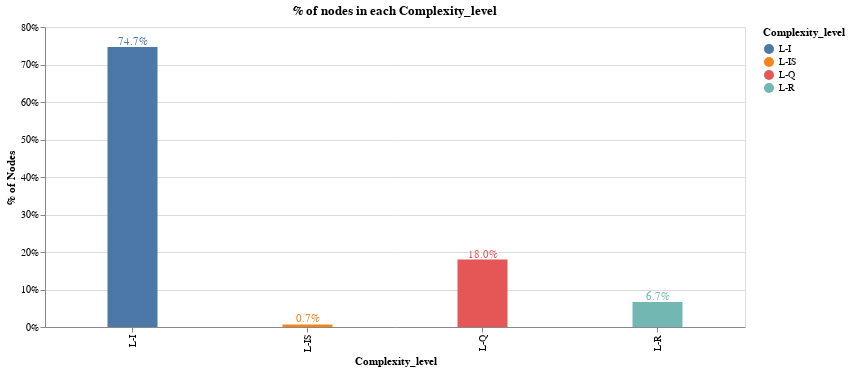

Notebook code cell kept with this figure:
### Markdown cell above
### % of articles in each category

### Code cell
df['id'] = 1
df2 = pd.DataFrame(df.groupby('Complexity_level').count()['id']).reset_index()

bars = alt.Chart(df2).mark_bar(size=50).encode(
    x=alt.X('Complexity_level'),
    y=alt.Y('PercentOfTotal:Q', axis=alt.Axis(format='.0%', title='% of Nodes')),
    color='Complexity_level'
).transform_window(
    TotalNodes='sum(id)',
    frame=[None, None]
).transform_calculate(
    PercentOfTotal="datum.id / datum.TotalNodes"
)

text = bars.mark_text(
    align='center',
    baseline='bottom',
    #dx=5  # Nudges text to right so it doesn't appear on top of the bar
).encode(
    text=alt.Text('PercentOfTotal:Q', format='.1%')
)

(bars + text).interactive().properties(
    height=300, 
    width=700,
    title = "% of nodes in each Complexity_level",
)

### Figure 1 — Vega-Lite specification as saved in the notebook (floating-point values rounded to 4 significant figures)
{"config": {"view": {"continuousWidth": 400, "continuousHeight": 300}}, "layer": [{"mark": {"type": "bar", "size": 50}, "encoding": {"color": {"type": "nominal", "field": "Complexity_level"}, "x": {"type": "nominal", "field": "Complexity_level"}, "y": {"type": "quantitative", "axis": {"format": ".0%", "title": "% of Nodes"}, "field": "PercentOfTotal"}}, "selection": {"selector004": {"type": "interval", "bind": "scales", "encodings": ["x", "y"]}}, "transform": [{"window": [{"op": "sum", "field": "id", "as": "TotalNodes"}], "frame": [null, null]}, {"calculate": "datum.id / datum.TotalNodes", "as": "PercentOfTotal"}]}, {"mark": {"type": "text", "align": "center", "baseline": "bottom"}, "encoding": {"color": {"type": "nominal", "field": "Complexity_level"}, "text": {"type": "quantitative", "field": "PercentOfTotal", "format": ".1%"}, "x": {"type": "nominal", "field": "Complexity_level"}, "y": {"type": "quantitative", "axis": {"format": ".0%", "title": "% of Nodes"}, "field": "PercentOfTotal"}}, "transform": [{"window": [{"op": "sum", "field": "id", "as": "TotalNodes"}], "frame": [null, null]}, {"calculate": "datum.id / datum.TotalNodes", "as": "PercentOfTotal"}]}], "data": {"name": "data-0ee93dcde5c61432fde34786ca180574"}, "height": 300, "title": "% of nodes in each Complexity_level", "width": 700, "$schema": "https://vega.github.io/schema/vega-lite/v4.0.2.json", "datasets": {"data-0ee93dcde5c61432fde34786ca180574": [{"Complexity_level": "L-I", "id": 975}, {"Complexity_level": "L-IS", "id": 9}, {"Complexity_level": "L-Q", "id": 235}, {"Complexity_level": "L-R", "id": 87}]}}
